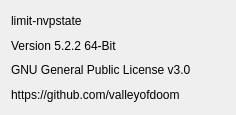
<?xml version="1.0" encoding="UTF-8"?>
<ui version="4.0">
 <class>About</class>
 <widget class="QDialog" name="About">
  <property name="geometry">
   <rect>
    <x>0</x>
    <y>0</y>
    <width>236</width>
    <height>115</height>
   </rect>
  </property>
  <property name="windowTitle">
   <string>About</string>
  </property>
  <property name="windowIcon">
   <iconset theme=":/limitnvpstate/icon.ico"/>
  </property>
  <layout class="QVBoxLayout" name="verticalLayout">
   <item>
    <widget class="QLabel" name="label">
     <property name="text">
      <string>limit-nvpstate</string>
     </property>
    </widget>
   </item>
   <item>
    <widget class="QLabel" name="label_2">
     <property name="text">
      <string>Version 5.2.2 64-Bit</string>
     </property>
    </widget>
   </item>
   <item>
    <widget class="QLabel" name="label_3">
     <property name="text">
      <string>GNU General Public License v3.0</string>
     </property>
    </widget>
   </item>
   <item>
    <widget class="QLabel" name="label_4">
     <property name="text">
      <string>https://github.com/valleyofdoom</string>
     </property>
    </widget>
   </item>
  </layout>
 </widget>
 <resources/>
 <connections/>
</ui>
